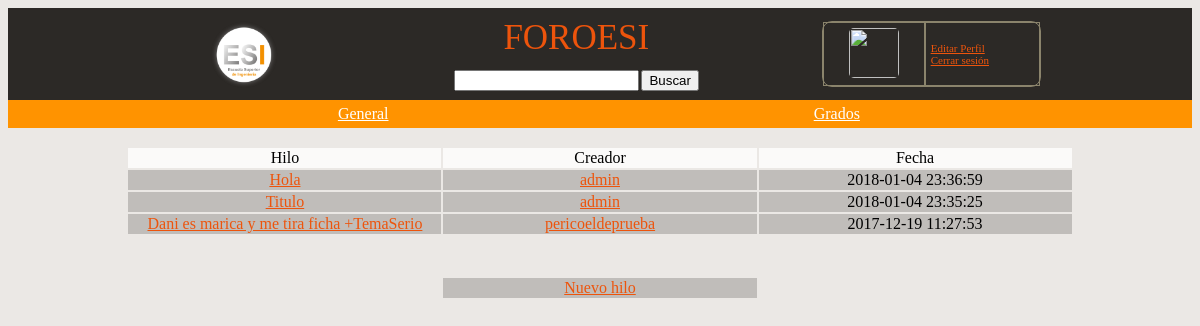
/index.php/hilos, run on an earlier commit of the app's database.
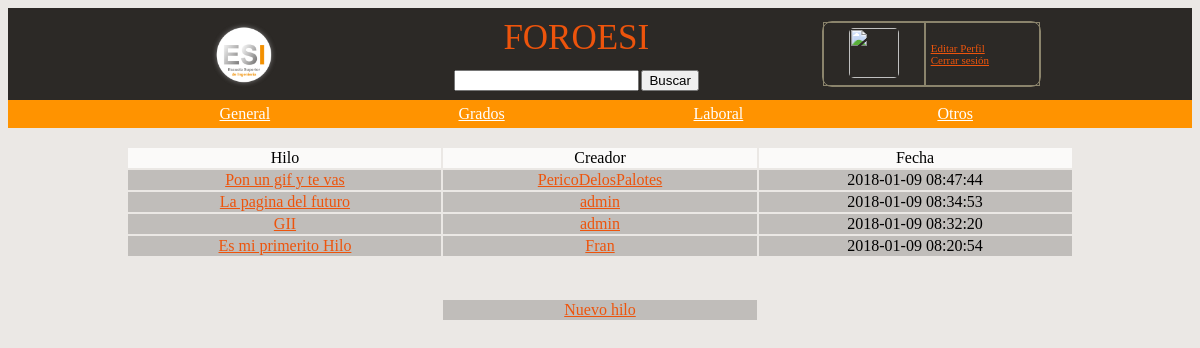
And on a later commit of the database.
### tables this page shows
CREATE TABLE IF NOT EXISTS `categoria` (
  `id` int(11) NOT NULL AUTO_INCREMENT,
  `nombre` varchar(100) NOT NULL,
  PRIMARY KEY (`id`),
  UNIQUE KEY `nombre` (`nombre`)
);

CREATE TABLE IF NOT EXISTS `hilo` (
  `id` int(11) NOT NULL AUTO_INCREMENT,
  `creador` int(11) NOT NULL,
  `titulo` varchar(300) NOT NULL,
  `texto` text NOT NULL,
  `fecha` timestamp NOT NULL DEFAULT CURRENT_TIMESTAMP,
  `categoria` int(11) NOT NULL,
  PRIMARY KEY (`id`),
  KEY `creador` (`creador`),
  KEY `categoria` (`categoria`)
);

CREATE TABLE IF NOT EXISTS `usuario` (
  `id` int(11) NOT NULL AUTO_INCREMENT,
  `usuario` varchar(100) NOT NULL,
  `password` varchar(100) NOT NULL,
  `avatar` varchar(500) DEFAULT 'user-icon1.jpg',
  `correo` varchar(200) NOT NULL,
  `estado` text,
  `nreportes` int(11) NOT NULL DEFAULT '0',
  `reportado` tinyint(1) NOT NULL DEFAULT '0',
  `fechaCreacion` timestamp NOT NULL DEFAULT CURRENT_TIMESTAMP,
  PRIMARY KEY (`id`),
  UNIQUE KEY `usuario` (`usuario`,`correo`),
  UNIQUE KEY `correo` (`correo`),
  UNIQUE KEY `usuario_2` (`usuario`)
);

### application/controllers/Hilos.php (called while the page is built, shortened)
<?php
class Hilos extends CI_Controller{
 public function index()
 {
 	$opciones = array();
    $desde = ($this->uri->segment(3)) ? $this->uri->segment(3) : 0;
    $opciones['per_page'] = 15;
    $opciones['base_url'] = base_url().'index.php/hilos/index';
    $opciones['total_rows'] = $this->hilos_model->getNumHilos();
    $opciones['uri_segment'] = 3;
    $this->pagination->initialize($opciones);
 	$datos = array('titulo_web' => 'ForoEsi','hilos' => $this->hilos_model->get_titulos($opciones['per_page'],$desde),
 		'categorias' => $this->categoria_model->get_categoria(),'paginacion' => $this->pagination->create_links(),'borrar' => false);
 	$this->load->view('hilos_view',$datos);
 }
}
?>

### index.php (called while the page is built, shortened)
<?php
require_once BASEPATH.'core/CodeIgniter.php';

### application/models/categoria_model.php (called while the page is built, shortened)
<?php
class categoria_model extends CI_Model{
 public function get_categoria(){
 $consulta = $this->db->query('Select * from categoria');
 return $consulta->result();
 }
}

### application/models/hilos_model.php (called while the page is built, shortened)
<?php
class Hilos_model extends CI_Model{
 public function get_titulos($limit,$start){
 	$this->db->limit($limit,$start);
 	$consulta = $this->db->query('Select id,titulo,creador,fecha from hilo ORDER BY fecha DESC;');
 	return $consulta->result();
 }
}

### application/models/Usu_model.php (called while the page is built, shortened)
<?php
class Usu_model extends CI_Model{
 public function nom_usuario($id){
    $consulta = $this->db->query('Select usuario,avatar,fechaCreacion from usuario WHERE id = '.$id.';');
    $datos = $consulta->result();
    $categ =  array();
    foreach ($datos as $key) {
    array_push($categ, $key->usuario);
    array_push($categ, $key->avatar);
    array_push($categ, $key->fechaCreacion);
    }
    return $categ;
 }
}

### application/views/hilos_view.php (the view, shortened to what this page needs)
<!DOCTYPE html>
<html>
<head>
	<div id="estilo1" align="center">
	<table width = " 80% " align = "center" cellpadding="5" cellspacing="0">
			<tr  BGCOLOR= "#2c2926">
				<td align="center" width="25%" style="border-right:0px; font-size: 11px"><a href="<?= base_url().'index.php/hilos'?>" title="Inicio"><img src="<?= base_url().'uploads/'. 'gordo.png'?>" width="80" height="80"></a>
				</td>
				<td align="center" width="45%" style="border-right:0px;border-left: 0px; font-size: 11px">
								<div style=" font-size: 35px">FOROESI</div>
								<br>
								<div><?= form_open(base_url().'index.php/hilos/buscar',
										array('name'=>'mi_form','id'=>'form'));?>
 										<?= form_input('parametro','','class="input"') ?>
 										<?= form_submit('submit', 'Buscar','class="submit"');?>
 										<?= form_close(); ?></div>
				</td>
				<td  align="center" width="30%" style="border-left: 0px; font-size: 11px">
					<div>
						<table class="ta" width = " 80% " align = "center" border= 1 bordercolor="#8B846C" cellpadding="5" cellspacing="0">
							<tr>
								<td align="center">
									<img src="<?= base_url().'uploads/'.$this->session->userdata('avatar') ?>" width="50" height="50"/>
								</td>
								<td>
									<div><a href="<?= base_url().'index.php'?>" title="Editar Perfil">  Editar Perfil</a></div>
									<div><a href="<?= base_url().'index.php/Usu/logout'?>" title="Deslogearme">  Cerrar sesión</a></div>
								</td>
							</tr>
						</table>
					</div>
				</td>
			</tr>
	</table>
</div>
<div id="estilo3">
<table width = " 80% " align = "center" border= 0 bordercolor="#8B846C" cellpadding="5" cellspacing="0">
	<tr  BGCOLOR= "#ff9300 ">
			<?php
				foreach ($categorias as $fila) { ?>
					<td align="center" width="25%">
					<a href="<?= base_url().'index.php/hilos/categorias/'.$fila->id.'/'.$fila->nombre?>" title="Ver Categoria" style="color:#fff;" align="center"><?= $fila->nombre; ?></a>
					</td>
			<?php	}
			?>
	</tr>
	</table>
</div>
<br>
</head>
<body id="estilo2">
	<div align="center">
	<table align = "center" width = "80%" >
		<tr BGCOLOR= "#fbfaf9">
		<td align="center" width="33%">Hilo</td>
		<td align="center" width="33%">Creador</td>
		<td align="center" width="33%">Fecha</td>
		</tr>
			<?php
				foreach ($hilos as $hilo) { ?>
					<tr BGCOLOR = "#C0BDBA">
					<td align="center" width="33%">
					<a href="<?= base_url().'index.php/respuestas/vistaHilo/'.$hilo->id ?>" title="Ver Hilo"><?= $hilo->titulo; ?></a>
					</td>
					<td align="center" width="33%">
						<?php
							$dusu = $this->Usu_model->nom_usuario($hilo->creador);
						?>
						<a href="<?= base_url().'index.php/Usu/vistaPerfil/'.$hilo->creador ?>" title="Ver perfil"><?= $dusu[0]?></a><br>
					</td>
					<td align="center" width="33%">
						<?= $hilo->fecha; ?>
					</td>
					</tr>
			<?php	}
			 ?>
		<tr><td BGCOLOR = "#ebe8e5"><br><p></p></td></tr>
		<tr BGCOLOR = "#C0BDBA">
			<td BGCOLOR = "#ebe8e5"></td>
			<td align="center">	<a href="<?= base_url().'index.php/hilos/nuevo' ?>" title="Crear Hilo">Nuevo hilo</a>
		</tr>
	</table>
	</div>
</body>
</html>

### application/views/hilos_view.php (style rules this page uses)
#estilo1 { background:#2c2926; color:#ed540c; }
#estilo3 { background:#ff9300; color:#fff; }
#estilo2 { background:#ebe8e5; }
.ta { border-radius: 10px 10px 10px 10px; -moz-border-radius: 10px 10px 10px 10px; -webkit-border-radius: 10px 10px 10px 10px; }
a { color:#ed540c; }
img { border-radius: 5px; }

What changed in the data, as far as the page shows it:
removed hilo: titulo "Hola", creador.usuario "admin", fecha "2018-01-04 23:36:59"
removed hilo: titulo "Titulo", creador.usuario "admin", fecha "2018-01-04 23:35:25"
removed hilo: titulo "Dani es marica y me tira ficha +TemaSerio", creador.usuario "pericoeldeprueba", fecha "2017-12-19 11:27:53"
added categoria: nombre "Laboral"
added categoria: nombre "Otros"
added hilo: titulo "Pon un gif y te vas", creador.usuario "PericoDelosPalotes", fecha "2018-01-09 08:47:44"
added hilo: titulo "La pagina del futuro", creador.usuario "admin", fecha "2018-01-09 08:34:53"
added hilo: titulo "GII", creador.usuario "admin", fecha "2018-01-09 08:32:20"
added hilo: titulo "Es mi primerito Hilo", creador.usuario "Fran", fecha "2018-01-09 08:20:54"
